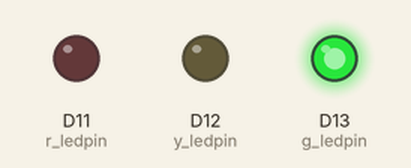
Bench run of a sketch on a simulated STM32 Nucleo. Parts: output pins drawn as LEDs (lit = HIGH).

Above: at 2.5 s.
At 6.0 s:
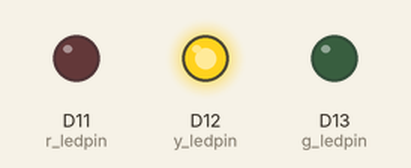
At 9.5 s:
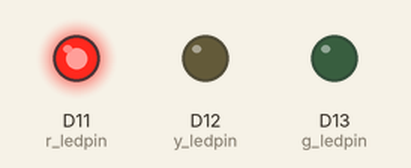
Timing chart, 0 to 15.6 s (numbered marks = the images above):
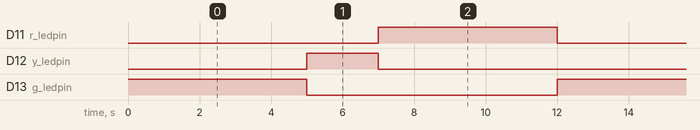

The sketch:

sketch.ino
```cpp
#define g_ledpin 13
#define y_ledpin 12
#define r_ledpin 11

void setup() {
  // Set GPIO pins as OUTPUT
  pinMode(g_ledpin, OUTPUT);
  pinMode(y_ledpin, OUTPUT);
  pinMode(r_ledpin, OUTPUT);
}

void loop() {
  // 1. GREEN LED ON for 5 seconds
  digitalWrite(g_ledpin, HIGH);
  digitalWrite(y_ledpin, LOW);
  digitalWrite(r_ledpin, LOW);
  delay(5000);

  // 2. YELLOW LED ON for 2 seconds
  digitalWrite(g_ledpin, LOW);
  digitalWrite(y_ledpin, HIGH);
  digitalWrite(r_ledpin, LOW);
  delay(2000);

  // 3. RED LED ON for 5 seconds
  digitalWrite(g_ledpin, LOW);
  digitalWrite(y_ledpin, LOW);
  digitalWrite(r_ledpin, HIGH);
  delay(5000);
}
```

Measured:
- by itself, D11 (r_ledpin), D13 (g_ledpin): alternates HIGH for 5.0 s and LOW for 7.0 s
- by itself, D12 (y_ledpin): alternates HIGH for 2.0 s and LOW for 10.0 s
- by itself, everything shown: repeats every 12.0 s, in 3 steps
